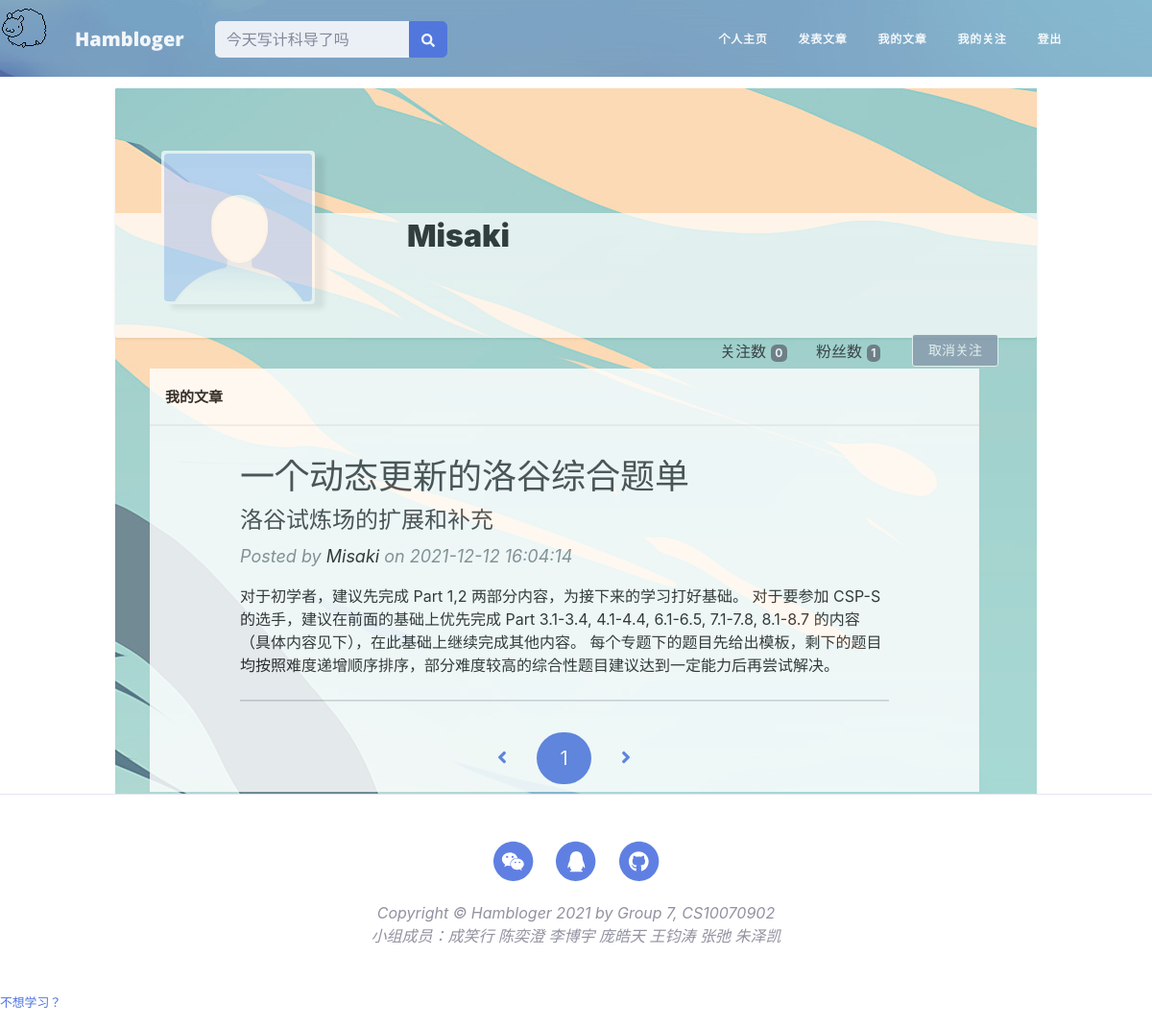
Screenshot of /user/Misaki (signed in) with the database file from the repository.
### app/models.py (models this page shows, shortened)
class User(UserMixin, db.Model):
    __tablename__ = 'users'
    id = db.Column(db.Integer, primary_key=True)
    email = db.Column(db.String(64), unique=True, index=True)
    username = db.Column(db.String(64), unique=True, index=True)
    role_id = db.Column(db.Integer, db.ForeignKey('roles.id'))  # 每一个用户只能有一个角色
    password_hash = db.Column(db.String(128))
    confirmed = db.Column(db.Boolean, default=True)
    name = db.Column(db.String(64))
    location = db.Column(db.String(64))
    about_me = db.Column(db.Text())
    member_since = db.Column(db.DateTime(), default=datetime.now)
    last_seen = db.Column(db.DateTime(), default=datetime.now)
    posts = db.relationship('Post', backref='author', lazy='dynamic')
    followed = db.relationship('Follow',
                               foreign_keys=[Follow.follower_id],
                               backref=db.backref('follower', lazy='joined'),
                               lazy='dynamic',
                               cascade='all, delete-orphan')
    followers = db.relationship('Follow',
                                foreign_keys=[Follow.followed_id],
                                backref=db.backref('followed', lazy='joined'),
                                lazy='dynamic',
                                cascade='all, delete-orphan')
    @property
    def password(self):
        raise AttributeError("Password is not a readable attribute")
    def can(self, perm):
        return self.role is not None and self.role.has_permission(perm)
    def is_administrator(self):
        return self.can(Permission.ADMIN)
    def ping(self):
        self.last_seen = datetime.utcnow()
        db.session.add(self)
        db.session.commit()
    def is_following(self, user):
        if user.id is None:
            return False
        return self.followed.filter_by(
            followed_id=user.id).first() is not None

class Post(db.Model):
    __tablename__ = 'posts'
    id = db.Column(db.Integer, primary_key=True)
    body = db.Column(db.Text)
    body_html = db.Column(db.Text)
    timestamp = db.Column(db.DateTime, index=True, default=datetime.now)
    author_id = db.Column(db.Integer, db.ForeignKey('users.id'))
    title = db.Column(db.String(64))
    sub_title = db.Column(db.String(64))

### app/main/views.py (the view)
@main.route('/user/<username>')
def user(username):
    user = User.query.filter_by(username=username).first()
    if user is None:
        abort(404)
    posts = user.posts.order_by(Post.timestamp.desc()).all()
    edit_post = Post.query.order_by(Post.id.desc()).first()
    page = request.args.get('page', 1, type=int)
    pagination = user.posts.order_by(Post.timestamp.desc()).paginate(
        page, per_page=current_app.config['HAMBLOGER_POSTS_PER_PAGE'],
        error_out=False)
    return render_template('user.html', user=user, posts=posts, endpoint='.user', pagination=pagination, edit_post=edit_post)

### app/auth/views.py (called while the page is built)
@auth.before_app_request
def before_request():
    if current_user.is_authenticated:
        current_user.ping()
        if not current_user.confirmed and request.endpoint \
                and request.blueprint != 'auth' and request.endpoint != 'static':
            return redirect(url_for('auth.unconfirmed'))

### app/main/__init__.py (called while the page is built)
@main.app_context_processor
def inject_permissions():
    return dict(Permission=Permission)

### app/models.py (called while the page is built)
@login_manager.user_loader
def load_user(user_id):
    return User.query.get(int(user_id))

    def has_permission(self, perm):
        return self.permissions & perm == perm  # 使用位运算检查特定权限

### app/templates/user.html (shortened to what this page needs)
{% extends "base.html" %}
{% import "_macros.html" as macros %}
{% block head %}
<link href="{{ url_for('static',filename='css/user.css') }}" rel="stylesheet">
<link href="{{ url_for('static', filename='css/admin.css') }}"
      rel="stylesheet"/>
<header class="user-top-cover"></header>
{% endblock %}
{% block page_content %}
<link href="{{ url_for('static',filename='css/index.css') }}" rel="stylesheet">
<div class="page-container">
    <div class="user-container">
        <div class="user-cover-container masthead"></div>
        <div class="user-profile-container">
            <div class="user-mask-container">
                <div class="user-mask">
                    <img src="../static/mask/{{user.id}}.png" class="user-mask-img">
                </div>
            </div>
            <div class="user-information-container">
                <div class="username-container">
                    <span class="username"> {{ user.name }} </span>
                </div>
                <div class="about_me-container">
                </div>
            </div>
            <div class="user-operation-container">
                {% if user == current_user %}
                <div class="edit-pro-operation-container">
                    <a href="{{ url_for('.edit_profile') }}">
                        <button type="button" class="edit-profile-button">
                            <span>编辑个人资料</span>
                        </button>
                    </a>
                </div>
                {% else %}
                    {% if current_user.can(Permission.FOLLOW) and user != current_user %}
                        {% if not current_user.is_following(user) %}
                        <div class="edit-pro-operation-container">
                            <a href="{{ url_for('.follow', username=user.username) }}">
                                <button type="button" class="follow-button">
                                    <span>+ 关注</span>
                                </button>
                            </a>
                        </div>
                        {% else %}
                        <div class="edit-pro-operation-container">
                            <a href="{{ url_for('.unfollow', username=user.username) }}">
                                <button type="button" class="follow-button">
                                    <span>取消关注</span>
                                </button>
                            </a>
                        </div>
                        {% endif %}
                    {% endif %}
                {% endif %}
                <div class="follow-operation-container">
                    <a class="option-link" href="{{ url_for('.followers', username=user.username) }}">
                        粉丝数 <span class="badge badge-dark">{{ user.followers.count() - 1 }}</span>
                    </a>
                </div>
                <div class="follow-operation-container">
                    <a class="option-link" href="{{ url_for('.followed_by', username=user.username) }}">
                        关注数 <span class="badge badge-dark">{{ user.followed.count() - 1 }}</span>
                    </a>
                </div>
            </div>
        </div>
    </div>
    <div class="container row">
        <div class="container main-show-container">
            <ul class="option-bar">
                <li class="option-item">
                    <a class="option-link" href="">
                        我的文章
                    </a>
                </li>
            </ul>
            <div class="main-content-box">
                <div class="container px-10">
                    {% for post in posts %}
                    <div class="row gx-8 justify-content-center">
                        <div class="col-10">
                            <div class="post-preview">
                                <a href="{{ url_for('.post', id=post.id) }}">
                                    <h3 class="post-title">{{ post.title }}</h3>
                                    <h4 class="post-subtitle">{{ post.sub_title }}</h4>
                                </a>
                                <p class="post-meta">
                                    Posted by
                                    <a href="{{ url_for('.user', username=post.author.username) }}"
                                       class="context-user-link">
                                        {{ post.author.username }}
                                    </a>
                                    on {{ post.timestamp.strftime('%Y-%m-%d %H:%M:%S') }}
                                </p>
                                <span>
                                    {{ post.body }}
                                </span>
                            </div>
                            <hr class="my-4"/>
                        </div>
                    </div>
                    {% endfor %}
                </div>
                {% if pagination %}
                <div class="pagination">
                    {{ macros.pagination_widget(pagination, endpoint, username = user.username) }}
                </div>
                {% endif %}
            </div>
        </div>
    </div>
</div>
{% endblock %}

### app/static/css/base.css (style rules this page uses)
body { background-color: rgb(246, 246, 246); margin: 0; padding: 0; }
div { margin: 0; padding: 0; display: block; }
.page-container { display: block; margin-left: 15%; margin-right: 15%; width: 70%; }

### app/static/css/user.css (style rules this page uses)
.page-container { background-image: url('../img/page-bg.jpg'); display: block; margin-left: 10%; margin-right: 10%; width: 80%; }
.user-container { background-image: url('../img/page-bg.jpg'); display: block; background-color: rgb(255, 255, 255); margin-top: 12px; height: 260px; box-shadow: 0 1px 3px rgba(18, 18, 18, .1); border-radius: 2px; }
.container { opacity: 0.9; color: rgb(0, 0, 0); }
.user-cover-container { border-top-left-radius: 2px; border-top-right-radius: 2px; height: 50%; }
.user-profile-container { height: 50%; opacity: 0.7; background-color: rgb(255, 255, 255); color: rgb(0, 0, 0); border-bottom-left-radius: 2px; border-bottom-right-radius: 2px; }
.user-mask-container { opacity: 1; float: left; position: relative; top: -50%; left: 5%; width: 160px; height: 160px; }
.user-mask { background-color: rgb(255, 255, 255); width: 160px; height: 160px; box-shadow: 10px 5px 5px rgba(18, 18, 18, .1); border-radius: 4px; }
.user-mask-img { margin: 2%; width: 96%; height: 96%; border-radius: 4px; }
.user-information-container { float: left; width: 50%; padding-left: 15%; }
.username { font-size: 32px; font-weight: 900; }
.about_me-container { height: 30px; overflow: hidden; }
.user-operation-container { padding-top: 5%; float: right; }
.user-operation-container button { margin-right: 40px; padding: 0 16px; font-size: 14px; line-height: 32px; text-align: center; cursor: pointer; border: 1px solid; border-radius: 3px; }
.follow-button { color: rgb(252, 252, 252); background-color: #8590a6; border-color: #8590a6; }
.user-top-cover { background-image: url('../img/user-bg.jpg'); height: 80px; }
.option-bar { background-color: rgb(255, 255, 255); border-bottom: 2px solid rgb(240, 240, 240); height: 60px; line-height: 60px; list-style-type: none; margin: 0; padding: 0; overflow: hidden; position: -webkit-sticky; position: sticky; top: 0; }
.option-item { float: left; font-size: 15px; font-weight: 600; }
.option-item a { display: inline; padding: 16px; }
.option-link { text-decoration: none; color: rgb(12, 12, 12); }
.main-content-box { background-color: rgb(255, 255, 255); }
.follow-operation-container { float: right; padding-right: 20px; padding-top: 6px; width: 100px; }
.edit-pro-operation-container { float: right; }
.main-show-container { margin: 2px; }

### app/static/css/index.css (style rules this page uses)
.page-container { background-color: rgb(255, 255, 255); color: rgb(0, 0, 0); }
.pagination { margin: 0 auto; }
.context-user-link { text-decoration: none; color: #000000; }

### rows the page displays
User: name "Misaki"
Post: title "一个动态更新的洛谷综合题单", sub_title "洛谷试炼场的扩展和补充", author.username "Misaki", timestamp "2021-12-12 16:04:14", body "对于初学者，建议先完成 Part 1,2 两部分内容，为接下来的学习打好基础。 对于要参加 CSP-S 的选手，建议在前面的基础上优先完成 Part 3.1-3.4, 4.1-4.4, 6.1-6.5, 7.1-7.8, 8.1-8.7 的内容（具体内容见下），在此基础上继续完成其他内容。 每个专题下的题目先给出模板，剩下的题目均按照难度递增顺序排序，部分难度较高的综合性题目建议达到一定能力后再尝试解决。"

### other values shown
{{ user.followers.count() - 1 }} "1"
{{ user.followed.count() - 1 }} "0"
{{ p }} "1"
